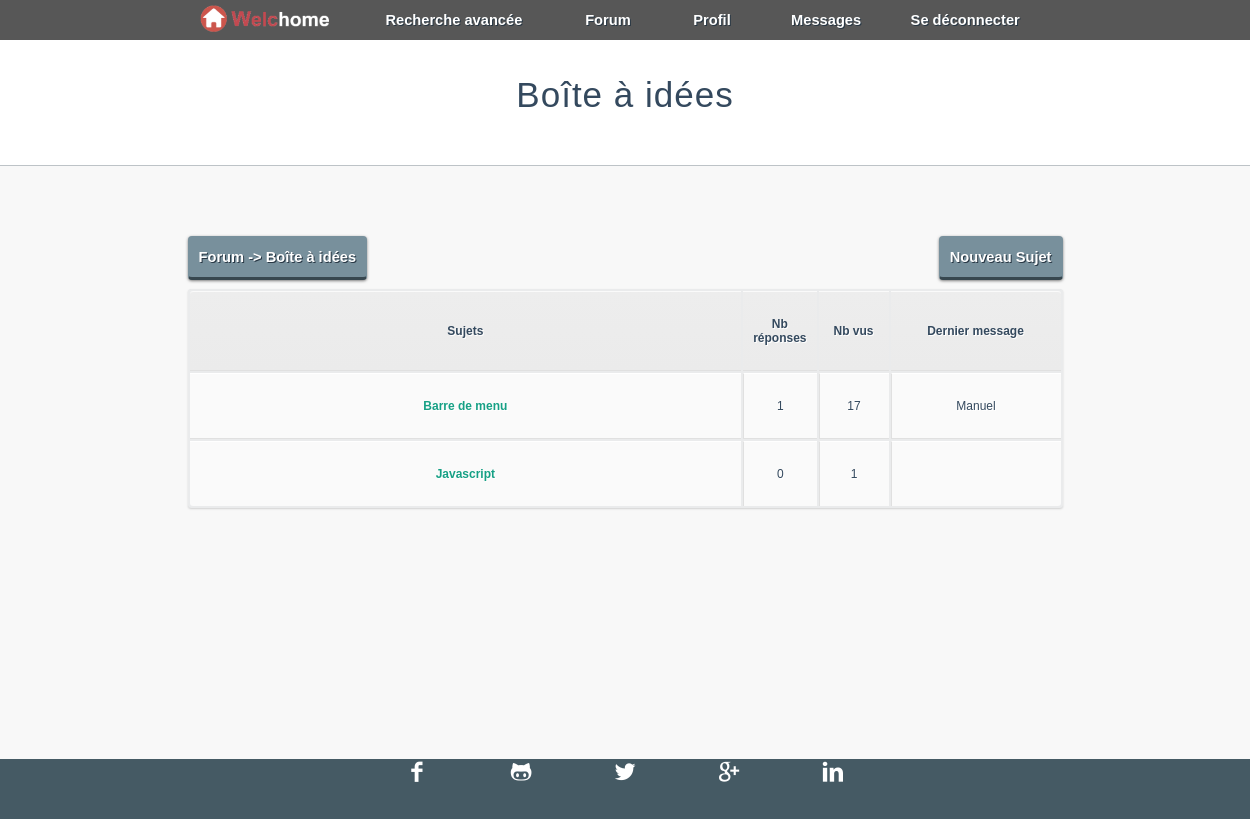
/fichiers_php/site.php?id_cat=3 (signed in), run on the app's committed database.
### tables this page shows
CREATE TABLE IF NOT EXISTS `forum_forum` (
  `id_cat` int(11) NOT NULL AUTO_INCREMENT,
  `nom_cat` varchar(255) NOT NULL,
  `description` text NOT NULL,
  `nb_message` int(11) NOT NULL,
  `last_message` text,
  PRIMARY KEY (`id_cat`)
);

CREATE TABLE IF NOT EXISTS `forum_topic` (
  `id_topic` int(11) NOT NULL AUTO_INCREMENT,
  `id_cat` int(11) DEFAULT NULL,
  `id_user` int(11) NOT NULL,
  `nom_topic` text NOT NULL,
  `topic_first_post` text NOT NULL,
  `nb_answer` int(11) NOT NULL,
  `nb_views` int(11) NOT NULL,
  `priority_topic` int(11) DEFAULT NULL,
  PRIMARY KEY (`id_topic`)
);

CREATE TABLE IF NOT EXISTS `users` (
  `id_users` int(255) NOT NULL AUTO_INCREMENT,
  `username` varchar(255) NOT NULL,
  `nom_user` varchar(200) NOT NULL,
  `prenom_user` varchar(200) NOT NULL,
  `description_users` text NOT NULL,
  `preference_echange` text NOT NULL,
  `password` varchar(255) NOT NULL,
  `email` varchar(255) NOT NULL,
  `rights` varchar(255) NOT NULL,
  `signup_date` date NOT NULL,
  `avatar` text NOT NULL,
  `sexe` text,
  `tel` text,
  `situation` text,
  `profession` text,
  `description` text,
  PRIMARY KEY (`id_users`)
);

### fichiers_php/site.php (the view, shortened to what this page needs)
<?php
include("modeles.php");
$ret = $bdd -> prepare("SELECT * FROM forum_forum WHERE id_cat=?");
$ret -> execute(array($_GET["id_cat"]));
$name_cat = $ret -> fetch();
?>
<html>
<head>
    <link rel="stylesheet" href="../style.css" />
</head>
<body class="forum_messagerie">
<header>
    <?php include("menus.php"); ?>
</header>
<div class="superglobal">
    <div class="global">
        <?php
        if (isset($_SESSION['userid'])) {
          echo ' <div class="forum_title"><h7> <a "site.php?id_cat='.$name_cat[0].'">'.$name_cat[1].'</a></h7></div>';
        }
        ?>
        <?php
        if(isset($_SESSION['userid'])){
            echo '
            <div class="forum_top">
                <div class="arborescence">
                    <a href="forum.php">Forum</a> -> <a href="site.php?id_cat='.$name_cat[0].'">'.$name_cat[1].'</a>
                </div>
                <div class="forum_top_r_button">
                    <a href="new_topic.php?id_cat='. $_GET['id_cat'] .'" id="btn_new_topic">Nouveau Sujet</a>
                </div>
            </div>
            ';
        }
        else {echo '    <div class="forum_title"><h7> <a "site.php?id_cat='.$name_cat[0].'">'.$name_cat[1].'</a></h7></div>
                        <div class="forum_top">
                            <div class="arborescence">
                                 <a href="forum.php">Forum</a> -> <a href="site.php?id_cat='.$name_cat[0].'">'.$name_cat[1].'</a>
                            </div>
                            <div class="forum_top_r_button">
                                 <a href="sign_up.php" id="btn_new_topic">Inscrivez vous pour lancer un sujet !</a>
                            </div>
                        </div>
                    ';}
        ?>
        <table class="tableau_site">
            <tr>
                <th><?php echo sujet; ?></th>
                <th style="width: 50px;"><?php echo nbreponse; ?></th>
                <th style="width: 50px;"><?php echo nbvu; ?></th>
                <th style="width: 150px;"><?php echo lastmessage; ?></th>
            </tr>
            <?php
            $req = $bdd -> prepare("SELECT * FROM forum_topic WHERE id_cat=?");
            $req -> execute(array($_GET['id_cat']));
            $nb = $req -> rowCount();
            $ret = $bdd -> prepare("SELECT last_message FROM forum_forum WHERE id_cat=?");
            $ret -> execute(array($_GET['id_cat']));
            if ($nb == 0) {echo "";}
            else {
                for ($i=0;$i<$nb;$i++) {
                    $topic = $req -> fetch();
                    $last = $ret -> fetch();
                    $last2 = $bdd -> prepare("SELECT * FROM users WHERE id_users=?");
                    $last2 -> execute(array($last[0]));
                    $lastf = $last2 -> fetch();
                    ?>
                    <tr>
                        <td><a href="topic.php?id_topic=<?php echo $topic[0]; ?>&id_cat=<?php echo $_GET['id_cat']; ?>"><?php echo $topic[3];?></a></td>
                        <td><?php echo $topic[5];?></td>
                        <td><?php echo $topic[6];?></td>
                        <td><?php echo $lastf[1];?></td>
                    </tr>
                <?php
                }
            }
            ?>
        </table>
    </div>
</div>
<?php
include("footer2.php");
?>
</body>
</html>

### fichiers_css/style_menu.css (style rules this page uses)
body { margin: 0; }

### fichiers_css/style_accueil.css (style rules this page uses)
body { margin: 0px; background-color: rgb(248,248,248); }

### fichiers_css/footer.css (style rules this page uses)
.superglobal { min-height: 100%; margin-bottom: -41px; }
* { margin: 0; }
html, body { height: 100%; }

### fichiers_css/messagerie.css (style rules this page uses)
table a:link { color: #16a085; font-weight: bold; text-decoration:none; }
table { font-family:Arial, Helvetica, sans-serif; color:#34495e; font-size:12px; text-shadow: 1px 1px 0px #fff; background:#eaebec; -moz-border-radius:3px; -webkit-border-radius:3px; border-radius:3px; -moz-box-shadow: 0 1px 2px #d1d1d1; -webkit-box-shadow: 0 1px 2px #d1d1d1; box-shadow: 0 1px 2px #d1d1d1; }
table th { padding-top: 25px; padding-bottom: 25px; padding-left: 10px; padding-right: 10px; border-top:1px solid #fafafa; border-bottom:1px solid #e0e0e0; background: #ededed; background: -webkit-gradient(linear, left top, left bottom, from(#ededed), to(#ebebeb)); background: -moz-linear-gradient(top, #ededed, #ebebeb); }
table tr:first-child th:first-child { -moz-border-radius-topleft:3px; -webkit-border-top-left-radius:3px; border-top-left-radius:3px; }
table tr:first-child th:last-child { -moz-border-radius-topright:3px; -webkit-border-top-right-radius:3px; border-top-right-radius:3px; }
table tr { text-align: center; padding-left:20px; }
table td:first-child { border-left: 0; }
table td { padding-top: 25px; padding-bottom: 25px; padding-left: 10px; padding-right: 10px; border-top: 1px solid #ffffff; border-bottom:1px solid #e0e0e0; border-left: 1px solid #e0e0e0; background-color: #fafafa; }
table tr:last-child td { border-bottom:0; }
table tr:last-child td:first-child { -moz-border-radius-bottomleft:3px; -webkit-border-bottom-left-radius:3px; border-bottom-left-radius:3px; }
table tr:last-child td:last-child { -moz-border-radius-bottomright:3px; -webkit-border-bottom-right-radius:3px; border-bottom-right-radius:3px; }

### fichiers_css/forum.css (style rules this page uses)
.forum_title { padding-top: 6%; text-align: center; font-size: 35px; color: #34495e; font-weight: 300; font-family: sans-serif; height: 90px; width: 100%; background-color: white; letter-spacing: 1px; padding-right: 40px; border-bottom: 1px solid #bdc3c7; }
.tableau_site { text-align: center; margin-left: auto; margin-right: auto; margin-top: 1%; width: 70%; }
.forum_top { width: 70%; padding-top: 70px; position: relative; height: 40px; margin-left: auto; margin-right: auto; }
.arborescence { padding-left: 10px; padding-right: 10px; float: left; background-color: #78909C; border: 1px solid transparent; border-bottom: 3px solid #37474F; color: #fff; display: inline-block; text-align: center; text-decoration: none; line-height: 40px; text-shadow: 1px 1px 0px #283744; font-size: 11pt; font-family: 'PT Sans', Arial, sans-serif; font-weight: bold; border-radius: 4px; box-shadow: rgba(0, 0, 0, .5) 0 1px 3px; }
.arborescence a { text-decoration: none; color: white; }
.forum_top_r_button { float: right; }
#btn_new_topic { background-color: #78909C; border: 1px solid transparent; border-bottom: 3px solid #37474F; color: #fff; display: inline-block; padding-left: 10px; padding-right: 10px; text-align: center; text-decoration: none; line-height: 40px; text-shadow: 1px 1px 0px #283744; font-size: 11pt; font-family: 'PT Sans', Arial, sans-serif; font-weight: bold; border-radius: 4px; box-shadow: rgba(0, 0, 0, .5) 0 1px 3px; }

### data on the page
forum_forum: nom_cat "Boîte à idées"
forum_topic: nom_topic "Barre de menu", nb_answer "1", nb_views "17", id_user.username "Manuel"
forum_topic: nom_topic "Javascript", nb_answer "0", nb_views "1"

### other printed values
rechercheavancee "Recherche avancée"
forum "Forum"
profil "Profil"
disconnect "Se déconnecter"
sujet "Sujets"
nbreponse "Nb réponses"
nbvu "Nb vus"
lastmessage "Dernier message"
